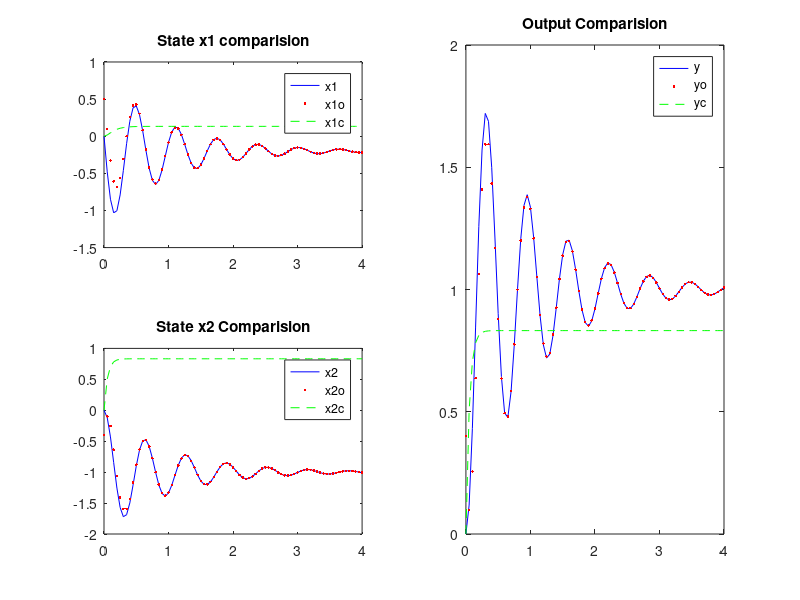

This chart was generated by the following MATLAB code: (Note: this script raises an error after producing the figure.)
sys = ss(tf(100,[1 2 100])) ;
polo = 10*real(pole(sys)) + imag(pole(sys))/10* 1i ;
polc = 5*real(pole(sys)) + imag(pole(sys))/5* 1i ;
L = place(sys.a',sys.c',polo).';
K = place(sys.a,sys.b,polc);
est = estim(sys,L,1,1) ;
rsys = reg(sys,K,L) ;
t = 0:0.05:4 ;
[y, t, x] = step(sys, t) ; 
xo0 = [0.5; -0.4];
u = ones(length(t), 1);
U = [u, y];
[yo,to,xo] = lsim(est,U,t, xo0) ;
xc0 = [0; 0] ;
[yc,tc,xc] = lsim(rsys,u,t,xc0) ;
subplot (221)
plot(t,x(:,1),'b-',t,xo(:,1),'r.',t,xc(:,1),'g--')
legend ('x1','x1o','x1c')
title('State x1 comparision')
subplot (223)
plot(t,x(:,2),'b-',t,xo(:,2),'r.',t,yc(:,1),'g--')
legend ('x2','x2o','x2c')
title('State x2 Comparision')
subplot (122)
plot(t,y(:,1),'b-',t,yo(:,1),'r.',t,yc(:,1),'g--')
legend ('y','yo','yc')
title('Output Comparision')
sgtitle('Control System Responses')